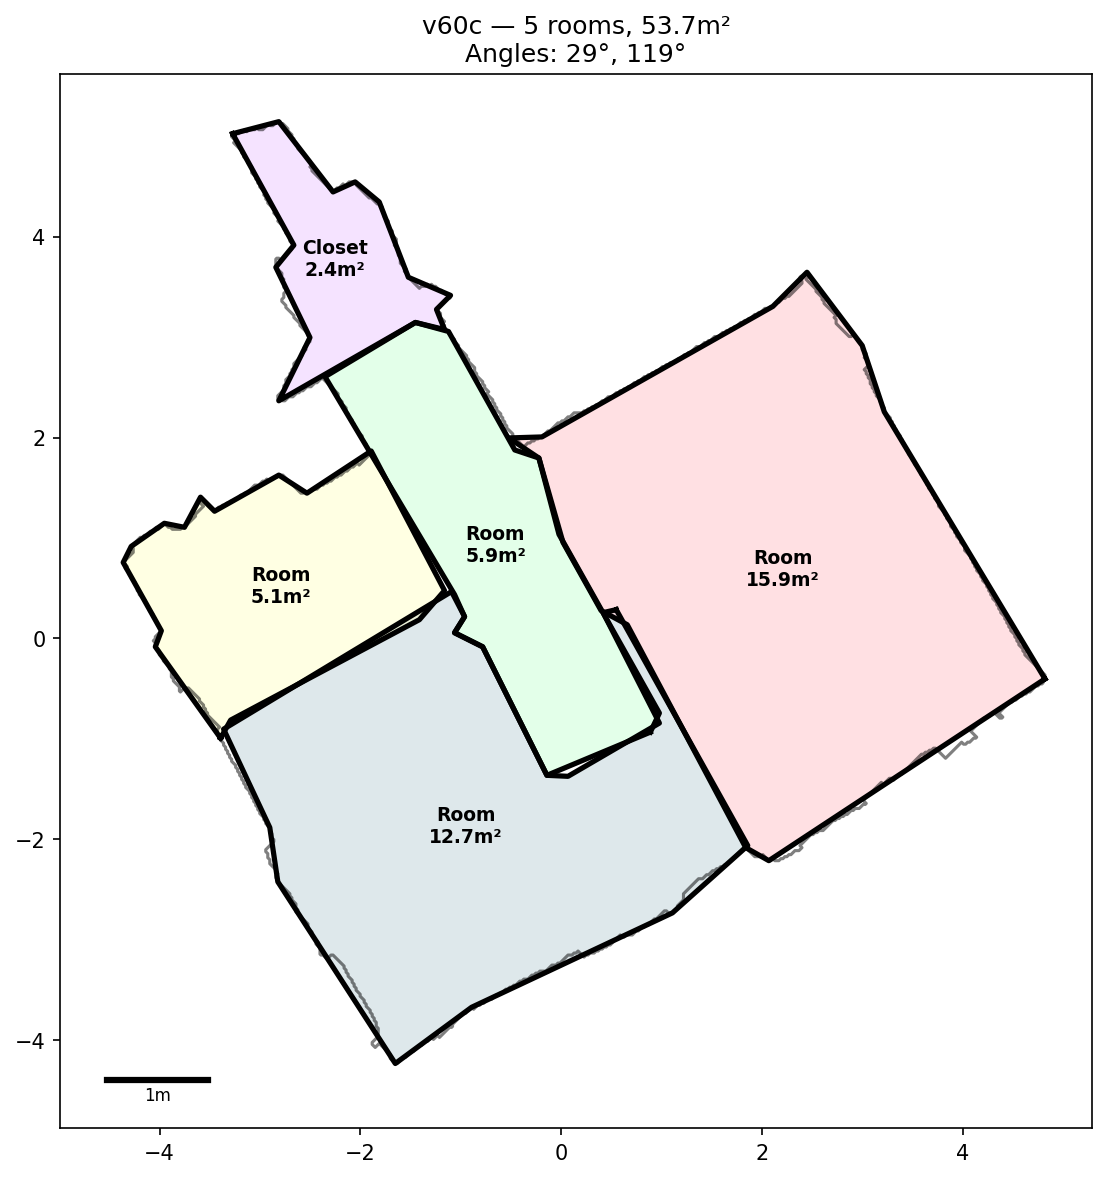

The script that saved this image:
#!/usr/bin/env python3
"""
mesh2plan v60c - Hybrid: v60 Room Seeds + Rotated Bounding Rectangles

Room detection from v60 (wall density → threshold → watershed → 5 rooms).
For each room, fit the minimum-area bounding rectangle at dominant wall angles.
This gives clean 4-vertex rooms aligned to wall angles.

For L-shaped rooms (where a rectangle poorly fits), use the two-rectangle decomposition.
"""

import numpy as np
import trimesh
import matplotlib
matplotlib.use('Agg')
import matplotlib.pyplot as plt
from pathlib import Path
import argparse
from scipy.ndimage import (binary_dilation, binary_erosion, binary_fill_holes,
                           label, binary_closing, binary_opening, gaussian_filter)
from skimage.measure import find_contours
from skimage.segmentation import watershed
from shapely.geometry import Polygon, MultiPolygon, box
from shapely.ops import unary_union
from shapely.affinity import rotate, translate


RESOLUTION = 0.02
WALL_CLOSE_RADIUS = 25
MIN_ROOM_AREA = 2.0
WALL_NORMAL_THRESH = 0.5
DENSITY_PCT = 60


def load_mesh(path):
    mesh = trimesh.load(path, process=False)
    if isinstance(mesh, trimesh.Scene):
        meshes = [g for g in mesh.geometry.values() if isinstance(g, trimesh.Trimesh)]
        mesh = trimesh.util.concatenate(meshes)
    print(f"Loaded: {len(mesh.vertices)} verts, {len(mesh.faces)} faces")
    return mesh


def wall_density_image(mesh, resolution):
    normals = mesh.face_normals
    wall_mask = np.abs(normals[:, 1]) < WALL_NORMAL_THRESH
    centroids = mesh.vertices[mesh.faces[wall_mask]].mean(axis=1)
    areas = mesh.area_faces[wall_mask]
    xs, zs = centroids[:, 0], centroids[:, 2]
    xmin, xmax = xs.min() - 0.2, xs.max() + 0.2
    zmin, zmax = zs.min() - 0.2, zs.max() + 0.2
    w = int((xmax - xmin) / resolution) + 1
    h = int((zmax - zmin) / resolution) + 1
    density = np.zeros((h, w), dtype=np.float64)
    xi = ((xs - xmin) / resolution).astype(int).clip(0, w-1)
    zi = ((zs - zmin) / resolution).astype(int).clip(0, h-1)
    np.add.at(density, (zi, xi), areas)
    return density, (xmin, zmin)


def get_apartment_mask(mesh, resolution, origin, shape):
    verts = mesh.vertices
    xmin, zmin = origin
    h, w = shape
    mask = np.zeros((h, w), dtype=bool)
    xi = ((verts[:, 0] - xmin) / resolution).astype(int).clip(0, w-1)
    zi = ((verts[:, 2] - zmin) / resolution).astype(int).clip(0, h-1)
    mask[zi, xi] = True
    mask = binary_dilation(mask, iterations=5)
    mask = binary_fill_holes(mask)
    mask = binary_erosion(mask, iterations=5)
    return mask


def detect_dominant_angles(mesh):
    normals = mesh.face_normals
    areas = mesh.area_faces
    wall_mask = np.abs(normals[:, 1]) < 0.5
    angles = np.degrees(np.arctan2(normals[wall_mask][:, 2], normals[wall_mask][:, 0])) % 180
    hist, bins = np.histogram(angles, bins=180, range=(0, 180), weights=areas[wall_mask])
    from scipy.ndimage import gaussian_filter1d
    from scipy.signal import find_peaks
    hist_smooth = gaussian_filter1d(hist, sigma=3, mode='wrap')
    peaks, props = find_peaks(hist_smooth, distance=20, height=0)
    if len(peaks) >= 2:
        top2 = peaks[np.argsort(props['peak_heights'])[-2:]]
        wall_angles = sorted([(bins[p] + 90) % 180 for p in top2])
    else:
        wall_angles = [30, 120]
    print(f"Wall angles: {wall_angles[0]:.0f}° and {wall_angles[1]:.0f}°")
    return wall_angles


def extract_room_seeds(density, apt_mask, resolution):
    nonzero = density[density > 0]
    thresh = np.percentile(nonzero, DENSITY_PCT)
    wall_mask = (density >= thresh) & apt_mask
    wall_mask = binary_dilation(wall_mask, iterations=2)
    
    from skimage.morphology import disk as sk_disk
    for angle in [29, 119]:
        rad = np.radians(angle)
        length = WALL_CLOSE_RADIUS
        struct = np.zeros((2*length+1, 2*length+1), dtype=bool)
        for t in np.linspace(-length, length, 4*length+1):
            r = int(round(length + t * np.sin(rad)))
            c = int(round(length + t * np.cos(rad)))
            if 0 <= r < 2*length+1 and 0 <= c < 2*length+1:
                struct[r, c] = True
        wall_mask = binary_closing(wall_mask, structure=struct)
    wall_mask = binary_closing(wall_mask, structure=sk_disk(5))
    wall_mask = binary_opening(wall_mask, iterations=2)
    
    interior = apt_mask & ~wall_mask
    labeled, n = label(interior)
    
    rooms = []
    for i in range(1, n + 1):
        area = (labeled == i).sum() * resolution * resolution
        if area >= MIN_ROOM_AREA:
            rooms.append((i, area))
    
    # Watershed expand
    gradient = gaussian_filter(density, sigma=2)
    gradient = gradient / (gradient.max() + 1e-10)
    markers = np.zeros_like(labeled)
    for rid, _ in rooms:
        markers[labeled == rid] = rid
    expanded = watershed(gradient, markers=markers, mask=apt_mask)
    
    new_rooms = []
    for rid, _ in rooms:
        area = (expanded == rid).sum() * resolution * resolution
        if area >= MIN_ROOM_AREA:
            new_rooms.append((rid, area))
    
    print(f"Seeds: {len(rooms)} rooms → expanded: {len(new_rooms)} rooms, {sum(a for _,a in new_rooms):.1f}m²")
    return expanded, new_rooms, wall_mask


def fit_rotated_rect(coords, angle_deg):
    """Fit minimum bounding rectangle at given angle."""
    coords = np.array(coords)
    rad = np.radians(-angle_deg)
    cos_a, sin_a = np.cos(rad), np.sin(rad)
    cx, cy = coords.mean(axis=0)
    
    # Rotate to axis-aligned
    rot = np.zeros_like(coords)
    rot[:, 0] = (coords[:, 0] - cx) * cos_a - (coords[:, 1] - cy) * sin_a
    rot[:, 1] = (coords[:, 0] - cx) * sin_a + (coords[:, 1] - cy) * cos_a
    
    xmin, xmax = rot[:, 0].min(), rot[:, 0].max()
    ymin, ymax = rot[:, 1].min(), rot[:, 1].max()
    
    # Bounding box in rotated space
    corners_rot = [(xmin, ymin), (xmax, ymin), (xmax, ymax), (xmin, ymax)]
    
    # Rotate back
    rad_back = np.radians(angle_deg)
    cos_b, sin_b = np.cos(rad_back), np.sin(rad_back)
    corners_world = []
    for rx, ry in corners_rot:
        wx = rx * cos_b - ry * sin_b + cx
        wy = rx * sin_b + ry * cos_b + cy
        corners_world.append((wx, wy))
    
    return Polygon(corners_world)


def fit_room_polygon(contour_coords, room_poly_shapely, angle_deg, room_area):
    """
    Fit a clean polygon to the room contour.
    For small/medium rooms: rotated bounding rectangle.
    For large rooms that are L-shaped: try two-rectangle decomposition.
    """
    coords = np.array(contour_coords)
    
    # Try simple rotated rectangle first
    rect = fit_rotated_rect(coords, angle_deg)
    
    # Check how well rectangle covers the room
    if room_poly_shapely.is_valid:
        iou = room_poly_shapely.intersection(rect).area / room_poly_shapely.union(rect).area
    else:
        iou = 0.5
    
    if iou > 0.75 or room_area < 6.0:
        # Good fit or small room — use rectangle
        return rect
    
    # L-shape detection: try splitting the room with a line and fitting 2 rectangles
    # Split along each dominant angle at various positions
    best_poly = rect
    best_iou = iou
    
    for split_angle in [angle_deg, (angle_deg + 90) % 180]:
        rad = np.radians(-split_angle)
        cos_a, sin_a = np.cos(rad), np.sin(rad)
        cx, cy = coords.mean(axis=0)
        
        # Project room points onto perpendicular axis
        perp = np.radians(split_angle + 90)
        projections = coords[:, 0] * np.cos(perp) + coords[:, 1] * np.sin(perp)
        
        # Try splitting at several positions
        for frac in [0.3, 0.4, 0.5, 0.6, 0.7]:
            split_val = projections.min() + frac * (projections.max() - projections.min())
            
            mask1 = projections <= split_val + 0.1
            mask2 = projections >= split_val - 0.1
            
            if mask1.sum() < 4 or mask2.sum() < 4:
                continue
            
            rect1 = fit_rotated_rect(coords[mask1], angle_deg)
            rect2 = fit_rotated_rect(coords[mask2], angle_deg)
            
            combined = unary_union([rect1, rect2])
            if isinstance(combined, MultiPolygon):
                combined = max(combined.geoms, key=lambda g: g.area)
            
            if room_poly_shapely.is_valid and combined.is_valid:
                try:
                    test_iou = room_poly_shapely.intersection(combined).area / room_poly_shapely.union(combined).area
                    if test_iou > best_iou:
                        best_iou = test_iou
                        best_poly = combined
                except:
                    pass
    
    return best_poly


def classify_room(area, aspect):
    if area > 8: return "Room"
    elif area > 5:
        return "Hallway" if aspect > 2.5 else "Room"
    elif area > 3:
        return "Hallway" if aspect > 2 else "Bathroom"
    else:
        return "Closet"


def main():
    parser = argparse.ArgumentParser()
    parser.add_argument('mesh')
    parser.add_argument('-o', '--output', default='v60c_hybrid.png')
    args = parser.parse_args()
    
    mesh = load_mesh(args.mesh)
    wall_angles = detect_dominant_angles(mesh)
    density, origin = wall_density_image(mesh, RESOLUTION)
    apt_mask = get_apartment_mask(mesh, RESOLUTION, origin, density.shape)
    
    expanded, rooms, wall_mask = extract_room_seeds(density, apt_mask, RESOLUTION)
    
    xmin, zmin = origin
    room_polys = []
    
    print(f"\n=== RESULTS ===")
    total = 0
    
    for rid, area in rooms:
        room_mask = (expanded == rid).astype(float)
        contours = find_contours(room_mask, 0.5)
        if not contours:
            room_polys.append(None)
            continue
        
        contour = max(contours, key=len)
        coords = [(c[1] * RESOLUTION + xmin, c[0] * RESOLUTION + zmin) for c in contour]
        
        room_shapely = Polygon(coords)
        if not room_shapely.is_valid:
            room_shapely = room_shapely.buffer(0)
        
        poly = fit_room_polygon(coords, room_shapely, wall_angles[0], area)
        
        # Clip rectangle to watershed region to prevent overlap
        clipped = poly.intersection(room_shapely)
        if isinstance(clipped, MultiPolygon):
            clipped = max(clipped.geoms, key=lambda g: g.area)
        if clipped.is_empty or clipped.area < 1.0:
            clipped = poly  # fallback
        
        # Simplify back to clean polygon
        clipped = clipped.simplify(0.1)
        room_polys.append(clipped)
        
        bounds = poly.bounds
        w = bounds[2] - bounds[0]
        h = bounds[3] - bounds[1]
        aspect = max(w, h) / (min(w, h) + 0.01)
        nv = len(poly.exterior.coords) - 1
        label_text = classify_room(poly.area, aspect)
        total += poly.area
        print(f"  {label_text}: {poly.area:.1f}m² ({nv}v)")
    
    print(f"  Total: {total:.1f}m²")
    
    # Plot
    fig, ax = plt.subplots(1, 1, figsize=(8, 8))
    
    pastel = ['#AEC6CF', '#FFB3BA', '#BAFFC9', '#FFFFBA', '#E8BAFF', '#FFD1A4']
    
    # Draw apartment boundary
    bnd_contours = find_contours(apt_mask.astype(float), 0.5)
    if bnd_contours:
        bnd = max(bnd_contours, key=len)
        bx = [c[1]*RESOLUTION+xmin for c in bnd]
        by = [c[0]*RESOLUTION+zmin for c in bnd]
        ax.plot(bx, by, 'k-', linewidth=1.5, alpha=0.5)
    
    for idx, (poly, (rid, _)) in enumerate(zip(room_polys, rooms)):
        if poly is None:
            continue
        
        bounds = poly.bounds
        w = bounds[2] - bounds[0]
        h = bounds[3] - bounds[1]
        aspect = max(w, h) / (min(w, h) + 0.01)
        label_text = classify_room(poly.area, aspect)
        
        color = pastel[idx % len(pastel)]
        
        # Draw with thick wall effect (outline)
        xs, ys = poly.exterior.xy
        ax.fill(xs, ys, color=color, alpha=0.4)
        ax.plot(xs, ys, 'k-', linewidth=2.5)
        
        cx, cy = poly.centroid.x, poly.centroid.y
        nv = len(poly.exterior.coords) - 1
        ax.text(cx, cy, f"{label_text}\n{poly.area:.1f}m²",
                ha='center', va='center', fontsize=9, weight='bold')
    
    ax.set_title(f"v60c — {sum(1 for p in room_polys if p)} rooms, {total:.1f}m²\nAngles: {wall_angles[0]:.0f}°, {wall_angles[1]:.0f}°")
    ax.set_aspect('equal')
    
    # Scale bar
    xlim = ax.get_xlim()
    ylim = ax.get_ylim()
    ax.plot([xlim[0]+0.3, xlim[0]+1.3], [ylim[0]+0.3, ylim[0]+0.3], 'k-', linewidth=3)
    ax.text(xlim[0]+0.8, ylim[0]+0.1, '1m', ha='center', fontsize=8)
    
    plt.tight_layout()
    plt.savefig(args.output, dpi=150, bbox_inches='tight')
    print(f"Saved: {args.output}")
    plt.close()


if __name__ == '__main__':
    main()
